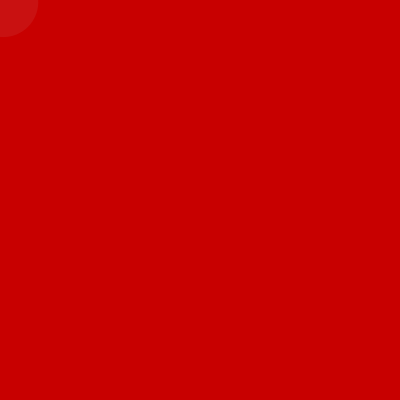
Frame 1 (no input)
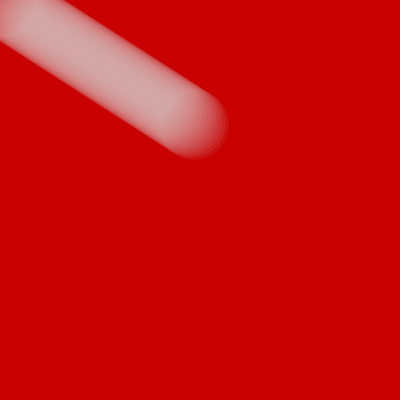
Frame 60 (the mouse pressed at the canvas centre just before this capture)
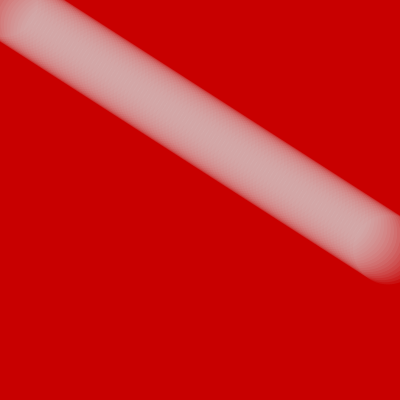
Frame 120 (the mouse held since frame 60 and released just before this capture)

The Processing sketch that drew these frames (run headless with seeded random() and noise(); from frame 60 on, the mouse is pressed at the canvas centre):

// Processing sketch: processing_63800
// ── processing_63800.pde


float x = 0;
float geschwindigkeitX = random(5);
 
float y = 0;
float geschwindigkeitY = random(8); 
  
  
void setup() {
  size(400,400);
  smooth();
  background(200,0,0);
}


void draw() {
  x = x + geschwindigkeitX;
  y = y + geschwindigkeitY;
  if(x > width || x < 0) {
    geschwindigkeitX = -geschwindigkeitX;
  }
  if(y > height || y < 0) {
    geschwindigkeitY = -geschwindigkeitY;
  }


  // Display circle at x location
  noStroke();
  fill(222,222,222,20);
  ellipse(x,y,70,70);
  
}
